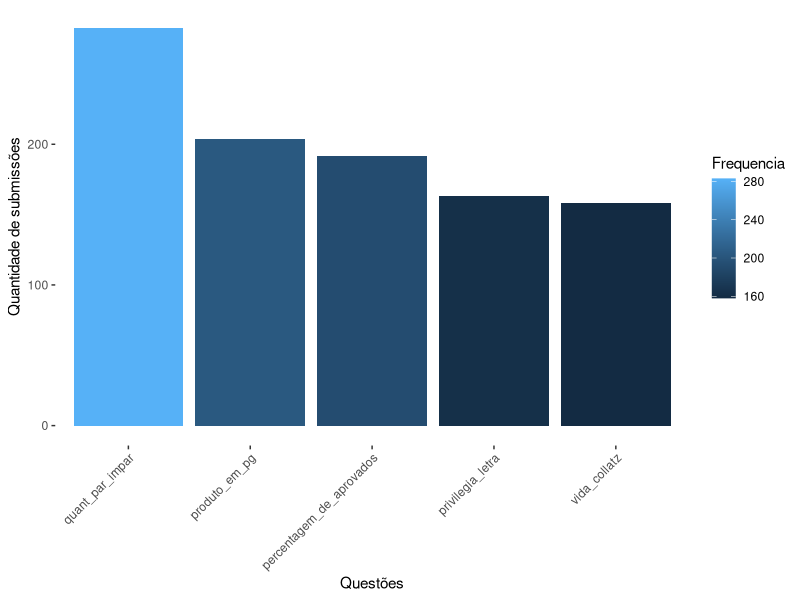
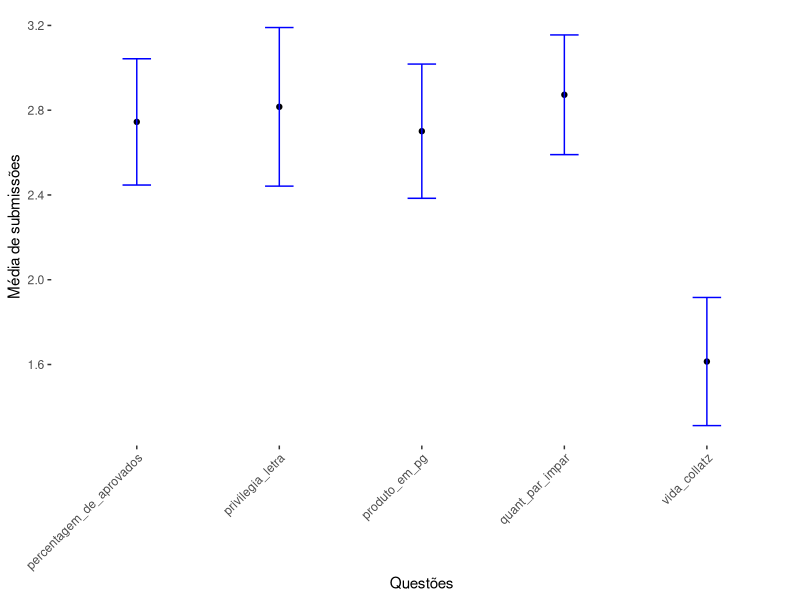

Write R code to recreate these figures, in order. (Note: this script raises an error after producing the figures.)
## ---- chunk 1
library(dplyr)
library(ggplot2)
library(Hmisc)

file <- read.table("students.data", header=TRUE)
## ---- chunk 2
mediaQuestoes <- file %>% 
  select(question) %>%
  table() %>%
  as.data.frame()

colnames(mediaQuestoes) <- c("Questao", "Frequencia")
newdata <- mediaQuestoes[order(-mediaQuestoes$Frequencia),] 
newdata <- head(newdata, n = 5)

ggplot(newdata, aes(x=reorder(Questao, -Frequencia), y=Frequencia, fill = Frequencia)) + 
  geom_bar(stat="identity") + 
  labs(y='Quantidade de submissões', x='Questões') +
   theme(axis.text.x = element_text(angle = 45, hjust = 1), panel.background=element_blank())

## ---- chunk 3
condition <- newdata$Questao

subset <- file %>%
  filter(question %in% condition)

ggplot(subset, aes(x = question, y = attempt)) + 
  stat_summary(fun.y = mean, geom = "point") + 
  stat_summary(fun.data = mean_cl_normal, geom = "errorbar", colour = "blue", width = 0.2) +
  labs(y='Média de submissões', x='Questões') + 
  theme(axis.text.x = element_text(angle = 45, hjust = 1), panel.background=element_blank())

## ---- chunk 4
alunos <- file %>% 
  select(student) %>%
  table() %>%
  as.data.frame()

colnames(alunos) <- c("Aluno", "Submissões")
alunosOrder <- alunos[order(-alunos$Submissoes),] 

condicao1 = head(alunosOrder, n=39)$Aluno
condicao2 = tail(alunosOrder, n=62)$Aluno

muitasSubmissoes <- file %>%
  filter(student %in% condicao1)

poucasSubmissoes <- file %>%
  filter(student %in% condicao2)

muitasSubmissoes["Submissoes"] <- "Muitas Submissões"
poucasSubmissoes["Submissoes"] <- "Poucas Submissoes"

fileSubmissoes <- union(muitasSubmissoes, poucasSubmissoes) %>%
  filter(result == "True")

ggplot(fileSubmissoes, aes(x = Submissoes, y = attempt)) + 
  stat_summary(fun.y = mean, geom = "point") + 
  stat_summary(fun.data = mean_cl_normal, geom = "errorbar", colour = "blue", width = 0.2) +
  labs(y='Média de submissões') + 
  theme(axis.text.x = element_text(angle = 45, hjust = 1), panel.background=element_blank())
